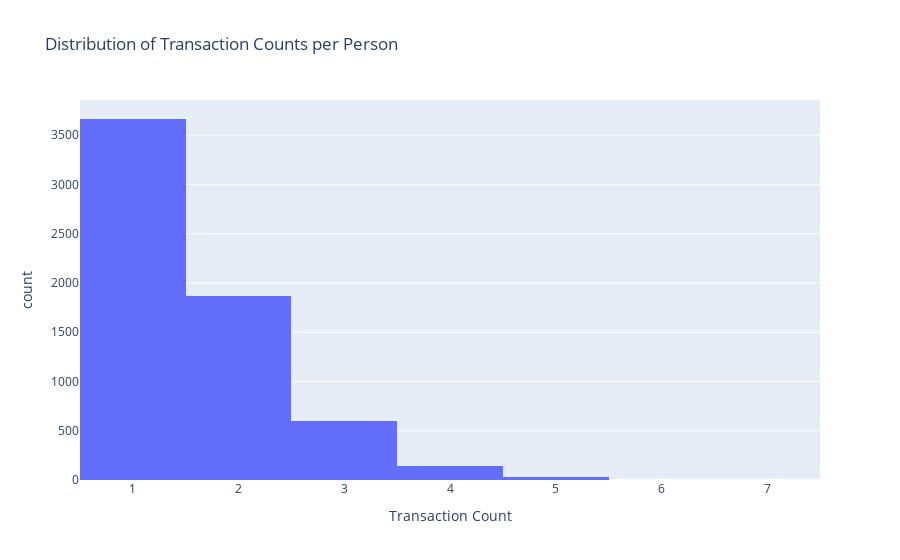

Here is the notebook cell this chart was saved with:
### Code cell
fig = px.histogram(transaction_per_person, x='Transaction Count', title='Distribution of Transaction Counts per Person')
fig.show()

### Figure 1 — Plotly figure (JSON) as saved in the notebook; plotly's stock layout.template omitted (floating-point values rounded to 4 significant figures; data arrays with more than 128 entries replaced by an {"elided": "..."} marker saying what was removed)
{"data": [{"alignmentgroup": "True", "bingroup": "x", "hovertemplate": "Transaction Count=%{x}<br>count=%{y}<extra></extra>", "legendgroup": "", "marker": {"color": "#636efa", "pattern": {"shape": ""}}, "name": "", "offsetgroup": "", "orientation": "v", "showlegend": false, "type": "histogram", "x": {"elided": "6320 int values"}, "xaxis": "x", "yaxis": "y"}], "layout": {"barmode": "relative", "legend": {"tracegroupgap": 0}, "title": {"text": "Distribution of Transaction Counts per Person"}, "xaxis": {"anchor": "y", "domain": [0, 1], "title": {"text": "Transaction Count"}}, "yaxis": {"anchor": "x", "domain": [0, 1], "title": {"text": "count"}}}}
